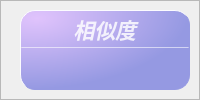
                 <widget class="QFrame" name="frame_7">
                  <property name="frameShape">
                   <enum>QFrame::StyledPanel</enum>
                  </property>
                  <property name="frameShadow">
                   <enum>QFrame::Raised</enum>
                  </property>
                  <layout class="QHBoxLayout" name="horizontalLayout_23">
                   <property name="spacing">
                    <number>6</number>
                   </property>
                   <property name="leftMargin">
                    <number>0</number>
                   </property>
                   <property name="topMargin">
                    <number>9</number>
                   </property>
                   <property name="rightMargin">
                    <number>9</number>
                   </property>
                   <property name="bottomMargin">
                    <number>9</number>
                   </property>
                   <item>
                    <widget class="QLabel" name="targetLabel">
                     <property name="maximumSize">
                      <size>
                       <width>80</width>
                       <height>80</height>
                      </size>
                     </property>
                     <property name="text">
                      <string/>
                     </property>
                     <property name="pixmap">
                      <pixmap resource="YOLOSHOWUI.qrc">:/statusbar/images/newsize/targetBar.png</pixmap>
                     </property>
                     <property name="alignment">
                      <set>Qt::AlignCenter</set>
                     </property>
                    </widget>
                   </item>
                   <item>
                    <widget class="QFrame" name="Target_QF">
                     <property name="minimumSize">
                      <size>
                       <width>170</width>
                       <height>80</height>
                      </size>
                     </property>
                     <property name="maximumSize">
                      <size>
                       <width>170</width>
                       <height>80</height>
                      </size>
                     </property>
                     <property name="toolTipDuration">
                      <number>0</number>
                     </property>
                     <property name="styleSheet">
                      <string notr="true">QFrame#Target_QF{
color: rgb(255, 255, 255);
border-radius: 15px;
background-color: qradialgradient(cx:0, cy:0, radius:1, fx:0.1, fy:0.1, stop:0 #E0C3FC,  stop:1  #9599E2);
border: 1px outset #9599E2;
}
</string>
                     </property>
                     <property name="frameShape">
                      <enum>QFrame::StyledPanel</enum>
                     </property>
                     <property name="frameShadow">
                      <enum>QFrame::Raised</enum>
                     </property>
                     <layout class="QVBoxLayout" name="verticalLayout_9" stretch="0,2,1">
                      <property name="spacing">
                       <number>0</number>
                      </property>
                      <property name="leftMargin">
                       <number>0</number>
                      </property>
                      <property name="topMargin">
                       <number>0</number>
                      </property>
                      <property name="rightMargin">
                       <number>0</number>
                      </property>
                      <property name="bottomMargin">
                       <number>0</number>
                      </property>
                      <item>
                       <widget class="QFrame" name="Target_top">
                        <property name="styleSheet">
                         <string notr="true">border:none</string>
                        </property>
                        <property name="frameShape">
                         <enum>QFrame::StyledPanel</enum>
                        </property>
                        <property name="frameShadow">
                         <enum>QFrame::Raised</enum>
                        </property>
                        <layout class="QHBoxLayout" name="horizontalLayout_12">
                         <property name="spacing">
                          <number>0</number>
                         </property>
                         <property name="leftMargin">
                          <number>0</number>
                         </property>
                         <property name="topMargin">
                          <number>3</number>
                         </property>
                         <property name="rightMargin">
                          <number>0</number>
                         </property>
                         <property name="bottomMargin">
                          <number>3</number>
                         </property>
                         <item>
                          <widget class="QLabel" name="label_6">
                           <property name="maximumSize">
                            <size>
                             <width>16777215</width>
                             <height>30</height>
                            </size>
                           </property>
                           <property name="font">
                            <font>
                             <family>Segoe UI</family>
                             <pointsize>16</pointsize>
                             <weight>88</weight>
                             <italic>true</italic>
                             <bold>true</bold>
                            </font>
                           </property>
                           <property name="styleSheet">
                            <string notr="true">color: rgba(255, 255,255, 210);
text-align:center;
font: 700 italic 16pt &quot;Segoe UI&quot;;</string>
                           </property>
                           <property name="text">
                            <string>相似度</string>
                           </property>
                           <property name="alignment">
                            <set>Qt::AlignCenter</set>
                           </property>
                           <property name="indent">
                            <number>0</number>
                           </property>
                          </widget>
                         </item>
                        </layout>
                       </widget>
                      </item>
                      <item>
                       <widget class="Line" name="line_3">
                        <property name="maximumSize">
                         <size>
                          <width>16777215</width>
                          <height>1</height>
                         </size>
                        </property>
                        <property name="styleSheet">
                         <string notr="true">background-color: rgba(255, 255, 255, 89);</string>
                        </property>
                        <property name="orientation">
                         <enum>Qt::Horizontal</enum>
                        </property>
                       </widget>
                      </item>
                      <item>
                       <widget class="QFrame" name="Target_bottom">
                        <property name="styleSheet">
                         <string notr="true">border:none</string>
                        </property>
                        <property name="frameShape">
                         <enum>QFrame::StyledPanel</enum>
                        </property>
                        <property name="frameShadow">
                         <enum>QFrame::Raised</enum>
                        </property>
                        <layout class="QVBoxLayout" name="verticalLayout_10">
                         <property name="spacing">
                          <number>0</number>
                         </property>
                         <property name="leftMargin">
                          <number>0</number>
                         </property>
                         <property name="topMargin">
                          <number>6</number>
                         </property>
                         <property name="rightMargin">
                          <number>0</number>
                         </property>
                         <property name="bottomMargin">
                          <number>6</number>
                         </property>
                         <item alignment="Qt::AlignTop">
                          <widget class="QLabel" name="Target_num">
                           <property name="minimumSize">
                            <size>
                             <width>0</width>
                             <height>30</height>
                            </size>
                           </property>
                           <property name="maximumSize">
                            <size>
                             <width>16777215</width>
                             <height>30</height>
                            </size>
                           </property>
                           <property name="font">
                            <font>
                             <family>Microsoft YaHei UI</family>
                             <pointsize>17</pointsize>
                             <weight>50</weight>
                             <italic>false</italic>
                             <bold>false</bold>
                             <underline>false</underline>
                            </font>
                           </property>
                           <property name="styleSheet">
                            <string notr="true">color: rgb(255, 255, 255);
font: 17pt &quot;Microsoft YaHei UI&quot;;</string>
                           </property>
                           <property name="text">
                            <string/>
                           </property>
                           <property name="alignment">
                            <set>Qt::AlignCenter</set>
                           </property>
                          </widget>
                         </item>
                        </layout>
                       </widget>
                      </item>
                     </layout>
                    </widget>
                   </item>
                  </layout>
                 </widget>
